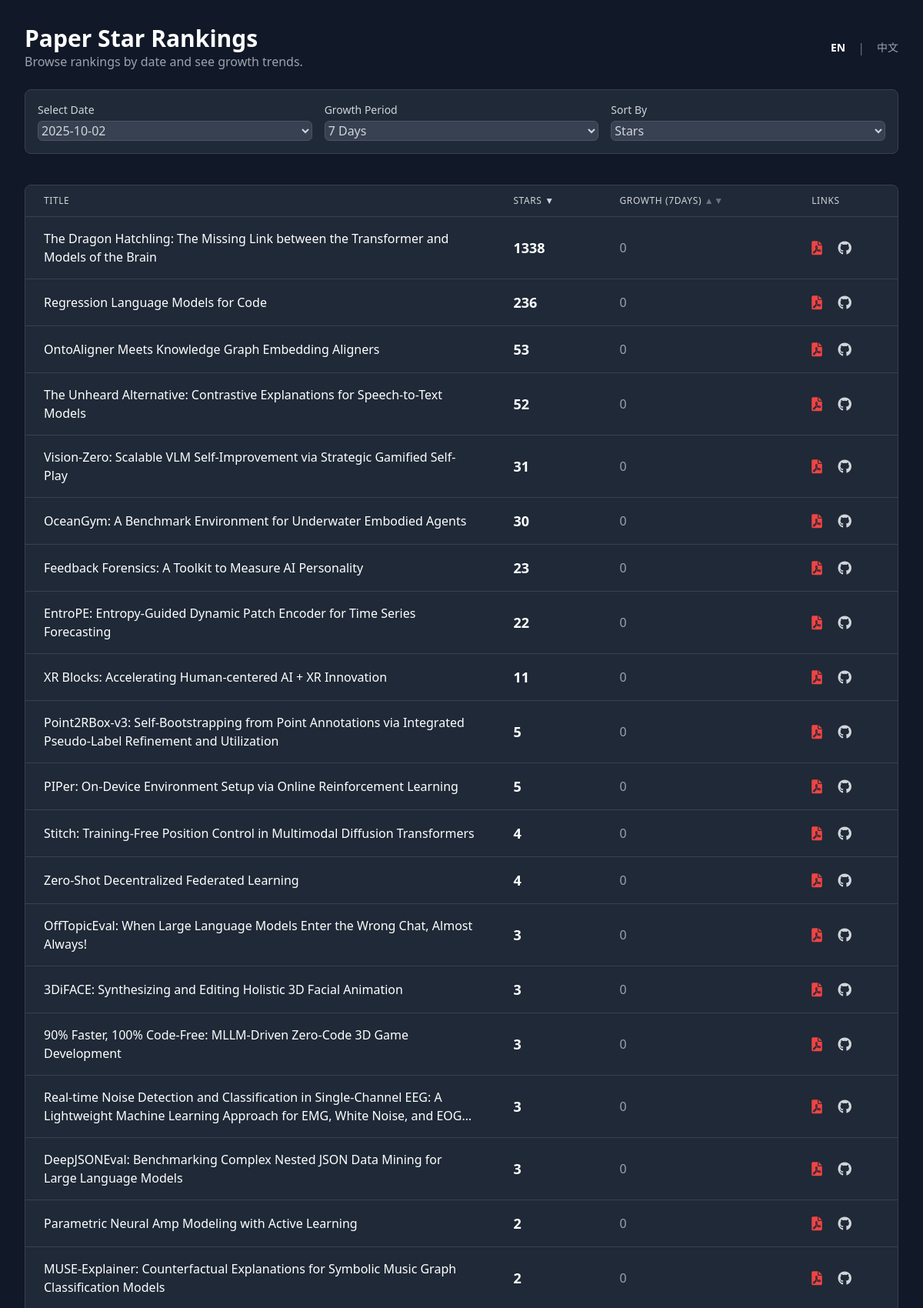
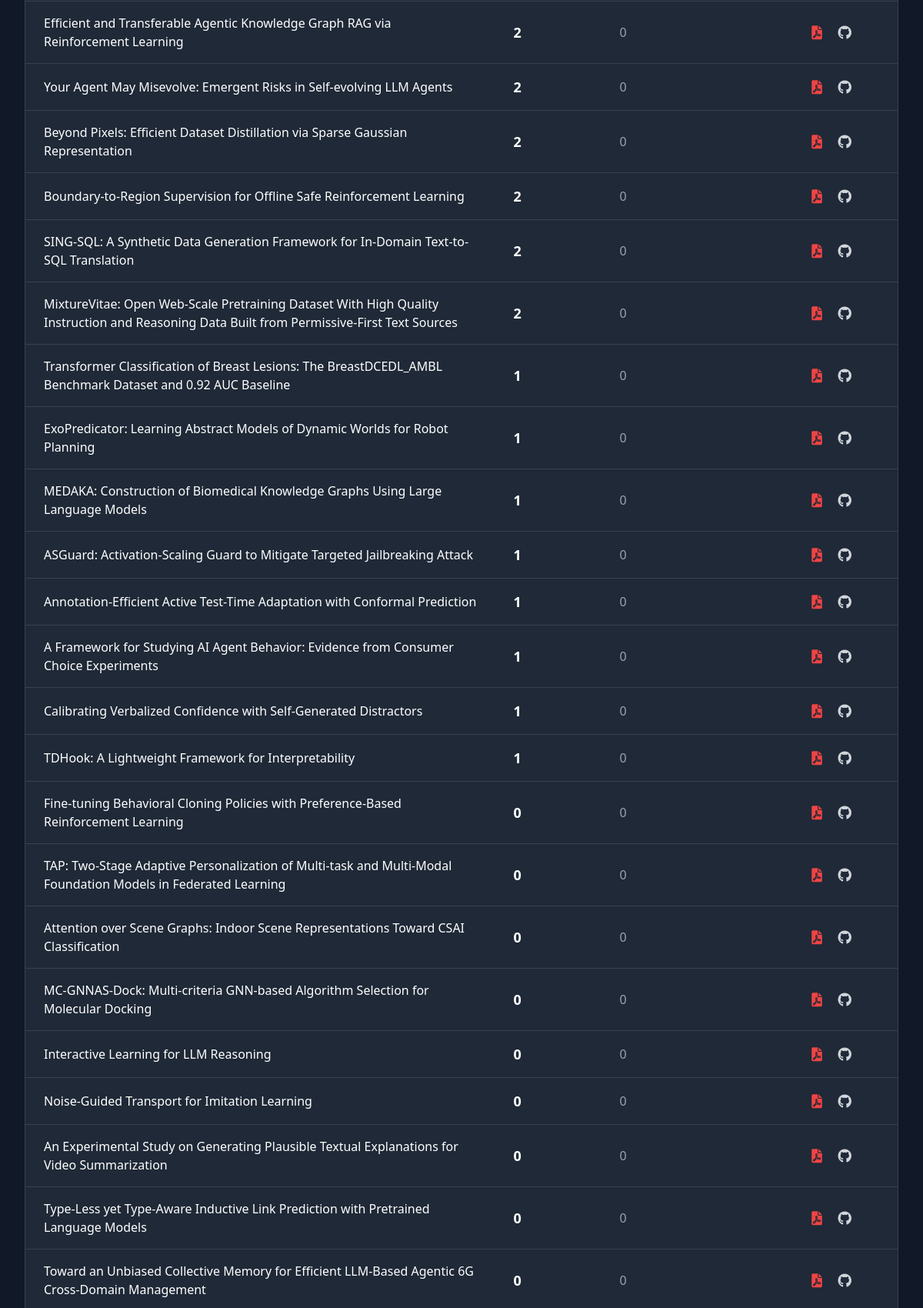
The page / (upper part) on the database its author committed (2 pictures, top to bottom).
### tables this page shows
CREATE TABLE star_counts (
                id INTEGER PRIMARY KEY AUTOINCREMENT,
                paper_id INTEGER,
                check_date TEXT,
                stars INTEGER,
                FOREIGN KEY (paper_id) REFERENCES papers (id),
                UNIQUE(paper_id, check_date)
            );

CREATE TABLE papers (
                id INTEGER PRIMARY KEY AUTOINCREMENT,
                arxiv_id TEXT UNIQUE NOT NULL,
                title TEXT,
                pdf_link TEXT,
                published_date TEXT,
                github_link TEXT
            );

### app.py (the view)
@app.route("/")
def index():
    db = get_db()
    lang = request.args.get('lang', 'en')
    if lang not in TRANSLATIONS:
        lang = 'en'
    T = TRANSLATIONS[lang]
    if db is None:
        return render_template("index.html", error=T['error_no_db'], T=T, lang=lang)
    cursor = db.cursor()
    cursor.execute("SELECT DISTINCT check_date FROM star_counts ORDER BY check_date DESC")
    available_dates = [row['check_date'] for row in cursor.fetchall()]
    if not available_dates:
        return render_template("index.html", data=[], available_dates=[], T=T, lang=lang, no_data=True)
    selected_date = request.args.get("date", available_dates[0])
    growth_days = int(request.args.get("growth_days", 7))
    sort_by = request.args.get("sort_by", "stars")
    order = request.args.get("order", "desc")
    page = int(request.args.get("page", 1))
    per_page = 50
    order_direction = "ASC" if order.lower() == "asc" else "DESC"
    sort_column = "growth" if sort_by == "growth" else "current_stars"
    query = f"""
        SELECT
            p.title AS "Title",
            p.pdf_link AS "Pdf_Link",
            p.github_link AS "Github_Link",
            p.arxiv_id AS "Arxiv_ID",
            s1.stars AS current_stars,
            (s1.stars - IFNULL(s2.stars, s1.stars)) AS growth
        FROM papers p
        JOIN star_counts s1 ON p.id = s1.paper_id
        LEFT JOIN star_counts s2 ON p.id = s2.paper_id AND s2.check_date = (
            SELECT MAX(check_date)
            FROM star_counts
            WHERE paper_id = p.id AND check_date < DATE(?, '-{growth_days} days')
        )
        WHERE s1.check_date = ?
        ORDER BY {sort_column} {order_direction}, current_stars DESC
    """
    cursor.execute(query, (selected_date, selected_date))
    all_data = cursor.fetchall()
    total_items = len(all_data)
    total_pages = (total_items + per_page - 1) // per_page
    if page > total_pages and total_pages > 0:
        return redirect(url_for_params('index', page=total_pages))
    start_index = (page - 1) * per_page
    end_index = start_index + per_page
    paginated_data = all_data[start_index:end_index]
    prev_date, next_date = None, None
    if selected_date in available_dates:
        current_index = available_dates.index(selected_date)
        if current_index < len(available_dates) - 1:
            prev_date = available_dates[current_index + 1] # Dates are DESC
        if current_index > 0:
            next_date = available_dates[current_index - 1]
    return render_template(
        "index.html",
        data=[dict(row) for row in paginated_data], # Convert rows to dicts
        page=page,
        total_pages=total_pages,
        total_items=total_items,
        start_index=start_index,
        end_index=min(end_index, total_items),
        sort_by=sort_by,
        order=order,
        date_cols=available_dates,
        selected_date=selected_date,
        growth_days=growth_days,
        growth_col_name="growth", # For consistency in template
        prev_date=prev_date,
        next_date=next_date,
        lang=lang,
        T=T
    )

### app.py (called while the page is built)
def get_db():
    if 'db' not in g:
        if not os.path.exists(DATABASE):
            return None # Return None if the database file does not exist
        g.db = sqlite3.connect(DATABASE)
        g.db.row_factory = sqlite3.Row
    return g.db

@app.context_processor
def utility_processor():
    def url_for_params(endpoint, **values):
        args = request.args.copy()
        for key, value in values.items():
            args[key] = value
        return url_for(endpoint, **args)
    return dict(url_for_params=url_for_params)

### templates/index.html (shortened to what this page needs)
<!DOCTYPE html>
<html lang="{{ lang }}">
<head>
    <script src="https://cdn.tailwindcss.com"></script>
    <link href="https://cdnjs.cloudflare.com/ajax/libs/font-awesome/6.0.0-beta3/css/all.min.css" rel="stylesheet">
</head>
<body class="font-sans">
    <div class="container mx-auto p-4 md:p-8 max-w-7xl">
        <header class="flex justify-between items-center mb-6">
            <div>
                <h1 class="text-3xl font-bold text-white">{{ T.main_header }}</h1>
                <p class="text-gray-400">{{ T.sub_header }}</p>
            </div>
            <div class="flex items-center space-x-4">
                <a href="{{ url_for_params('index', lang='en') }}" class="text-sm {{ 'font-bold text-white' if lang == 'en' else 'text-gray-400 hover:text-white' }}">EN</a>
                <span class="text-gray-500">|</span>
                <a href="{{ url_for_params('index', lang='zh') }}" class="text-sm {{ 'font-bold text-white' if lang == 'zh' else 'text-gray-400 hover:text-white' }}">中文</a>
            </div>
        </header>
        {% if error %}
            <div class="card p-4 rounded-lg mb-6 error-message text-center">
                {{ error }}
            </div>
        {% else %}
        <div class="card p-4 rounded-lg mb-6">
            <form method="GET" action="{{ url_for('index') }}" class="grid grid-cols-1 md:grid-cols-3 gap-4 items-end">
                <div>
                    <label for="date" class="block text-sm font-medium mb-1">{{ T.select_date }}</label>
                    <select id="date" name="date" class="form-select w-full rounded-md" onchange="this.form.submit()">
                        {% for d in date_cols %}
                        <option value="{{ d }}" {% if d == selected_date %}selected{% endif %}>{{ d }}</option>
                        {% endfor %}
                    </select>
                </div>
                <div>
                    <label for="growth_days" class="block text-sm font-medium mb-1">{{ T.growth_period }}</label>
                    <select id="growth_days" name="growth_days" class="form-select w-full rounded-md" onchange="this.form.submit()">
                        <option value="7" {% if growth_days == 7 %}selected{% endif %}>7 {{ T.days }}</option>
                    </select>
                </div>
                <div>
                    <label for="sort_by" class="block text-sm font-medium mb-1">{{ T.sort_by }}</label>
                    <select id="sort_by" name="sort_by" class="form-select w-full rounded-md" onchange="this.form.submit()">
                        <option value="stars" {% if sort_by == 'stars' %}selected{% endif %}>{{ T.stars }}</option>
                    </select>
                </div>
            </form>
        </div>
        <div class="card rounded-lg overflow-x-auto">
            <table class="min-w-full divide-y divide-gray-700">
                <thead class="bg-gray-800">
                    <tr>
                        <th scope="col" class="px-6 py-3 text-left text-xs font-medium uppercase tracking-wider">{{ T.title }}</th>
                        <th scope="col" class="px-6 py-3 text-left text-xs font-medium uppercase tracking-wider">
                            <a href="{{ url_for_params('index', sort_by='stars', order='desc' if order == 'asc' and sort_by == 'stars' else 'asc') }}" class="hover:text-white">
                                {{ T.stars }}
                                {% if sort_by != 'stars' %}
                                    <span class="text-gray-500">&#9650;&#9660;</span>
                                {% elif order == 'desc' %}
                                    <span>&#9660;</span>
                                {% else %}
                                    <span>&#9650;</span>
                                {% endif %}
                            </a>
                        </th>
                        <th scope="col" class="px-6 py-3 text-left text-xs font-medium uppercase tracking-wider">
                             <a href="{{ url_for_params('index', sort_by='growth', order='desc' if order == 'asc' and sort_by == 'growth' else 'asc') }}" class="hover:text-white">
                                {{ T.growth }} ({{ growth_days }}{{ T.day if growth_days == 1 else T.days }})
                                {% if sort_by != 'growth' %}
                                    <span class="text-gray-500">&#9650;&#9660;</span>
                                {% elif order == 'desc' %}
                                    <span>&#9660;</span>
                                {% else %}
                                    <span>&#9650;</span>
                                {% endif %}
                            </a>
                        </th>
                        <th scope="col" class="px-6 py-3 text-left text-xs font-medium uppercase tracking-wider">{{ T.links }}</th>
                    </tr>
                </thead>
                <tbody class="divide-y divide-gray-700">
                    {% if data %}
                        {% for row in data %}
                        <tr class="hover:bg-gray-700/50">
                            <td class="px-6 py-4 whitespace-normal max-w-md">
                                <div class="truncate-multiline font-medium text-white">{{ row.Title }}</div>
                            </td>
                            <td class="px-6 py-4 whitespace-nowrap text-lg font-semibold text-white">{{ row.current_stars | int }}</td>
                            <td class="px-6 py-4 whitespace-nowrap">
                                {% if row.growth is not none and row.growth is number %}
                                    <span class="{{ 'text-green-400' if row.growth > 0 else 'text-red-400' if row.growth < 0 else 'text-gray-400' }}">
                                        {{ '+%d' | format(row.growth | int) if row.growth > 0 else row.growth | int }}
                                    </span>
                                {% else %}
                                    <span class="text-gray-500">N/A</span>
                                {% endif %}
                            </td>
                            <td class="px-6 py-4 whitespace-nowrap text-lg space-x-4">
                                {% if row.Pdf_Link and row.Pdf_Link != 'not_found' %}
                                <a href="{{ row.Pdf_Link }}" target="_blank" title="ArXiv PDF" class="text-red-500 hover:text-red-400"><i class="fas fa-file-pdf"></i></a>
                                {% endif %}
                                {% if row.Github_Link and row.Github_Link != 'not_found' and 'https://' in row.Github_Link %}
                                <a href="{{ row.Github_Link }}" target="_blank" title="GitHub Repository" class="text-gray-300 hover:text-white"><i class="fab fa-github"></i></a>
                                {% endif %}
                            </td>
                        </tr>
                        {% endfor %}
                    {% else %}
                        <tr>
                            <td colspan="4" class="text-center py-10 text-gray-500">{{ T.no_data }}</td>
                        </tr>
                    {% endif %}
                </tbody>
            </table>
        </div>
        {% endif %}
    </div>
</body>
</html>

### templates/index.html (style rules this page uses)
.truncate-multiline { display: -webkit-box; -webkit-line-clamp: 2; -webkit-box-orient: vertical; overflow: hidden; text-overflow: ellipsis; }
body { background-color: #111827; color: #d1d5db; }
.card { background-color: #1f2937; border: 1px solid #374151; }
.form-select, .form-input { background-color: #374151; color: #d1d5db; border: 1px solid #4b5563; }

### rows shown on the page
star_counts: Title "The Dragon Hatchling: The Missing Link between the Transformer and Models of the Brain", current_stars "1338", growth "0"
star_counts: Title "Regression Language Models for Code", current_stars "236", growth "0"
star_counts: Title "OntoAligner Meets Knowledge Graph Embedding Aligners", current_stars "53", growth "0"
star_counts: Title "The Unheard Alternative: Contrastive Explanations for Speech-to-Text Models", current_stars "52", growth "0"
star_counts: Title "Vision-Zero: Scalable VLM Self-Improvement via Strategic Gamified Self-Play", current_stars "31", growth "0"
star_counts: Title "OceanGym: A Benchmark Environment for Underwater Embodied Agents", current_stars "30", growth "0"
star_counts: Title "Feedback Forensics: A Toolkit to Measure AI Personality", current_stars "23", growth "0"
star_counts: Title "EntroPE: Entropy-Guided Dynamic Patch Encoder for Time Series Forecasting", current_stars "22", growth "0"
star_counts: Title "XR Blocks: Accelerating Human-centered AI + XR Innovation", current_stars "11", growth "0"
star_counts: Title "Point2RBox-v3: Self-Bootstrapping from Point Annotations via Integrated Pseudo-Label Refinement and Utilization", current_stars "5", growth "0"
star_counts: Title "PIPer: On-Device Environment Setup via Online Reinforcement Learning", current_stars "5", growth "0"
star_counts: Title "Stitch: Training-Free Position Control in Multimodal Diffusion Transformers", current_stars "4", growth "0"
star_counts: Title "Zero-Shot Decentralized Federated Learning", current_stars "4", growth "0"
star_counts: Title "OffTopicEval: When Large Language Models Enter the Wrong Chat, Almost Always!", current_stars "3", growth "0"
star_counts: Title "3DiFACE: Synthesizing and Editing Holistic 3D Facial Animation", current_stars "3", growth "0"
star_counts: Title "90% Faster, 100% Code-Free: MLLM-Driven Zero-Code 3D Game Development", current_stars "3", growth "0"
star_counts: Title "Real-time Noise Detection and Classification in Single-Channel EEG: A Lightweight Machine Learning Approach for EMG, White Noise, and…", current_stars "3", growth "0"
star_counts: Title "DeepJSONEval: Benchmarking Complex Nested JSON Data Mining for Large Language Models", current_stars "3", growth "0"
star_counts: Title "Parametric Neural Amp Modeling with Active Learning", current_stars "2", growth "0"
star_counts: Title "MUSE-Explainer: Counterfactual Explanations for Symbolic Music Graph Classification Models", current_stars "2", growth "0"
star_counts: Title "Efficient and Transferable Agentic Knowledge Graph RAG via Reinforcement Learning", current_stars "2", growth "0"
star_counts: Title "Your Agent May Misevolve: Emergent Risks in Self-evolving LLM Agents", current_stars "2", growth "0"
star_counts: Title "Beyond Pixels: Efficient Dataset Distillation via Sparse Gaussian Representation", current_stars "2", growth "0"
star_counts: Title "Boundary-to-Region Supervision for Offline Safe Reinforcement Learning", current_stars "2", growth "0"
star_counts: Title "SING-SQL: A Synthetic Data Generation Framework for In-Domain Text-to-SQL Translation", current_stars "2", growth "0"
star_counts: Title "MixtureVitae: Open Web-Scale Pretraining Dataset With High Quality Instruction and Reasoning Data Built from Permissive-First Text Sources", current_stars "2", growth "0"
star_counts: Title "Transformer Classification of Breast Lesions: The BreastDCEDL_AMBL Benchmark Dataset and 0.92 AUC Baseline", current_stars "1", growth "0"
star_counts: Title "ExoPredicator: Learning Abstract Models of Dynamic Worlds for Robot Planning", current_stars "1", growth "0"
star_counts: Title "MEDAKA: Construction of Biomedical Knowledge Graphs Using Large Language Models", current_stars "1", growth "0"
star_counts: Title "ASGuard: Activation-Scaling Guard to Mitigate Targeted Jailbreaking Attack", current_stars "1", growth "0"
star_counts: Title "Annotation-Efficient Active Test-Time Adaptation with Conformal Prediction", current_stars "1", growth "0"
star_counts: Title "A Framework for Studying AI Agent Behavior: Evidence from Consumer Choice Experiments", current_stars "1", growth "0"
star_counts: Title "Calibrating Verbalized Confidence with Self-Generated Distractors", current_stars "1", growth "0"
star_counts: Title "TDHook: A Lightweight Framework for Interpretability", current_stars "1", growth "0"
star_counts: Title "Fine-tuning Behavioral Cloning Policies with Preference-Based Reinforcement Learning", current_stars "0", stars "0"
star_counts: Title "TAP: Two-Stage Adaptive Personalization of Multi-task and Multi-Modal Foundation Models in Federated Learning", current_stars "0", stars "0"
star_counts: Title "Attention over Scene Graphs: Indoor Scene Representations Toward CSAI Classification", current_stars "0", stars "0"
star_counts: Title "MC-GNNAS-Dock: Multi-criteria GNN-based Algorithm Selection for Molecular Docking", current_stars "0", stars "0"
star_counts: Title "Interactive Learning for LLM Reasoning", current_stars "0", stars "0"
star_counts: Title "Noise-Guided Transport for Imitation Learning", current_stars "0", stars "0"
star_counts: Title "An Experimental Study on Generating Plausible Textual Explanations for Video Summarization", current_stars "0", stars "0"
star_counts: Title "Type-Less yet Type-Aware Inductive Link Prediction with Pretrained Language Models", current_stars "0", stars "0"
star_counts: Title "Toward an Unbiased Collective Memory for Efficient LLM-Based Agentic 6G Cross-Domain Management", current_stars "0", stars "0"

### other values the page prints
{{ T.main_header }} "Paper Star Rankings"
{{ T.sub_header }} "Browse rankings by date and see growth trends."
{{ T.select_date }} "Select Date"
{{ T.growth_period }} "Growth Period"
{{ T.sort_by }} "Sort By"
{{ T.title }} "TITLE"
{{ T.stars }} "STARS"
{{ T.growth }} "GROWTH"
{{ growth_days }} "7"
{{ T.day if growth_days == 1 else T.days }} "DAYS"
{{ T.links }} "LINKS"
form field date "2025-10-02"
form field sort_by "Stars"
